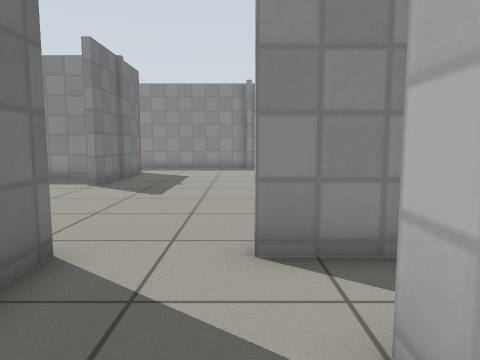
View 1 (above)

24 first-person views from a walk through a robot-simulator world made for Gazebo. The camera is 0.72 m above the floor, tilts 6° down and sees 70° across. The floor is counted in squares, 0.5 m on a side. Each view is taken from the middle of a square. On the plan, view 1 faces up. The plan holds only what a view shows up to about 15 squares ahead; the rest is blank. The place goes on beyond the plan. Simple patterns stand in for the simulator's built-in surfaces. Surface patterns are stand-ins for the level's own textures.

View 2
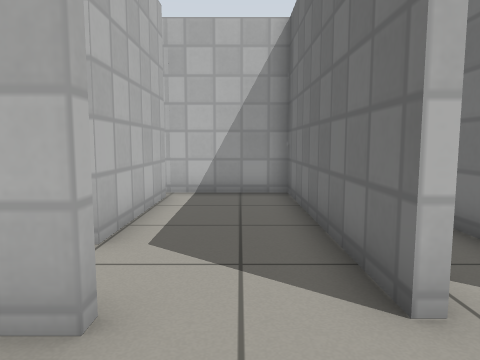

View 3
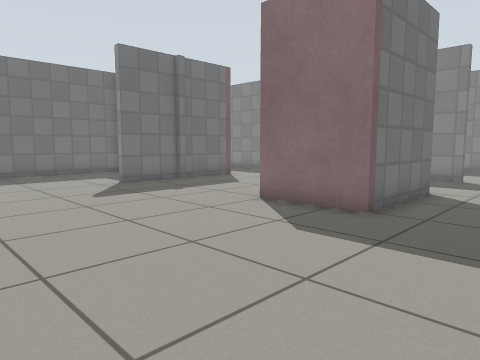

View 4
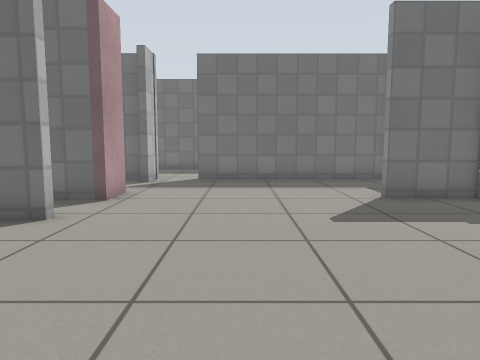

View 5
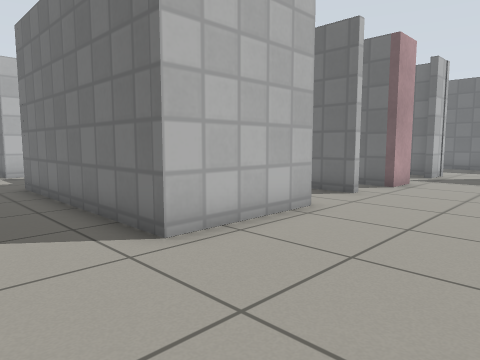

View 6
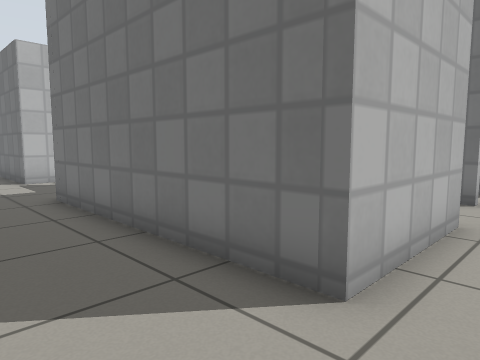

View 7
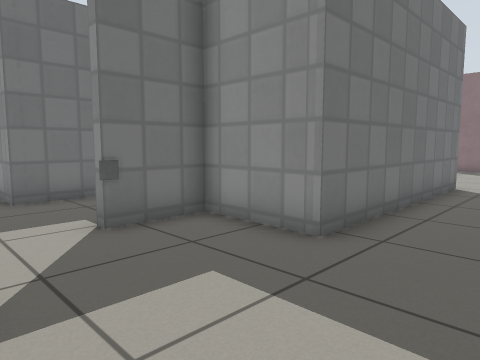

View 8
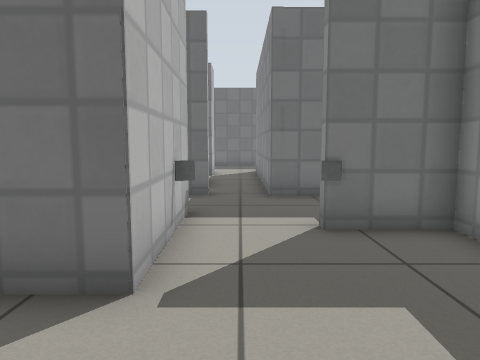

View 9
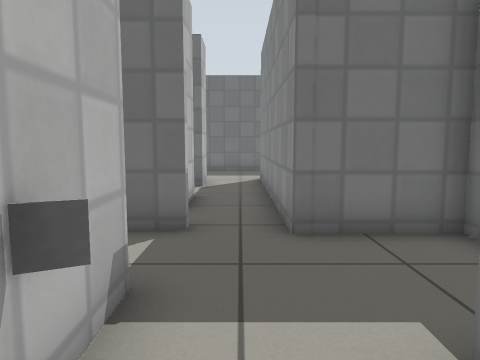

View 10
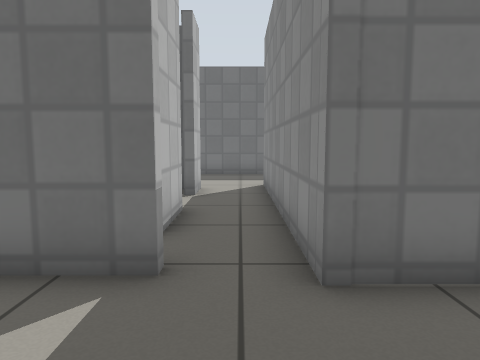

View 11
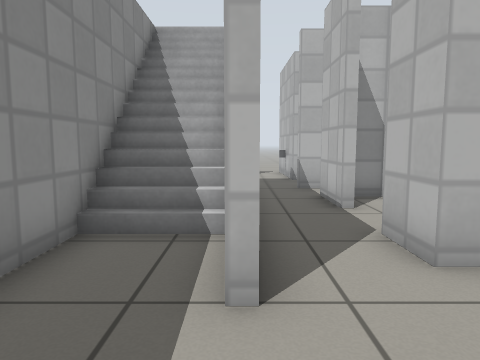

View 12
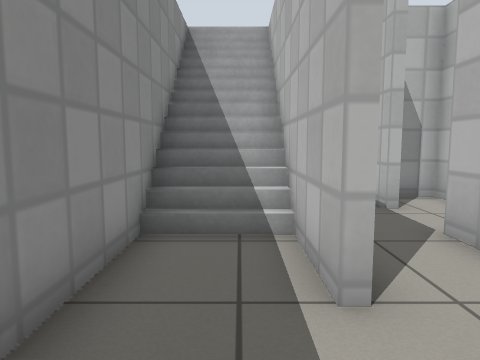

View 13
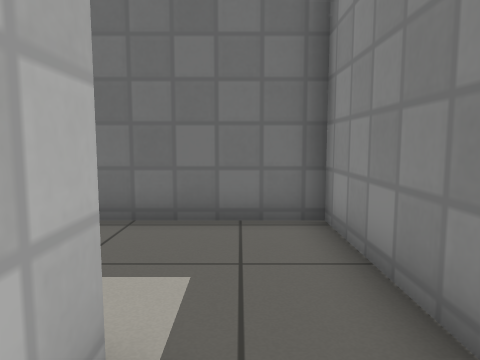

View 14
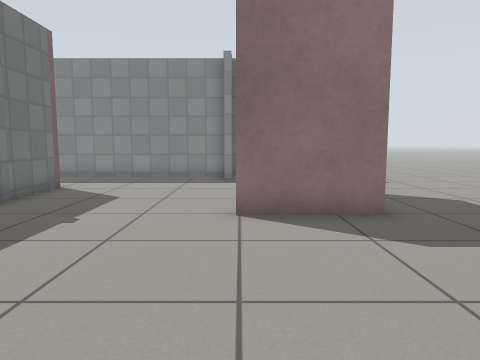

View 15
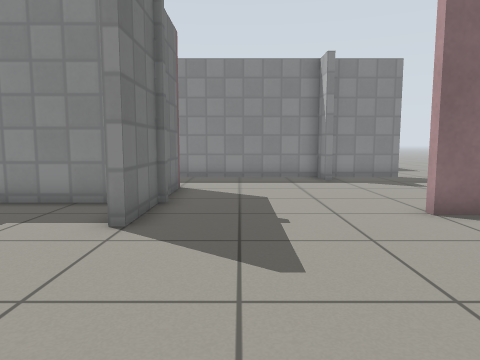

View 16
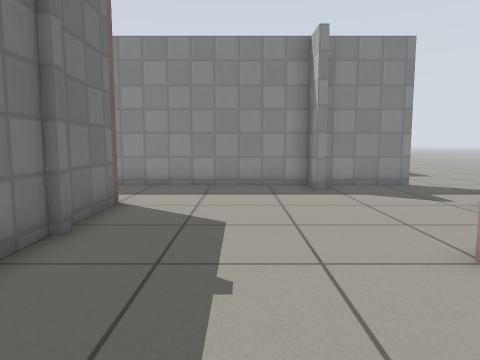

View 17
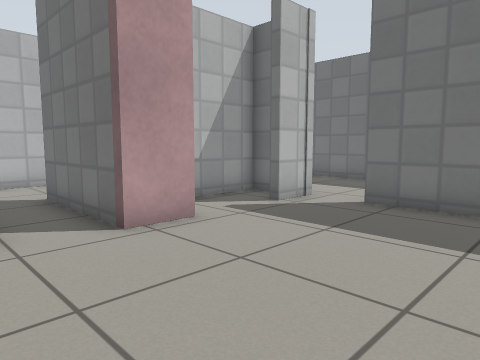

View 18
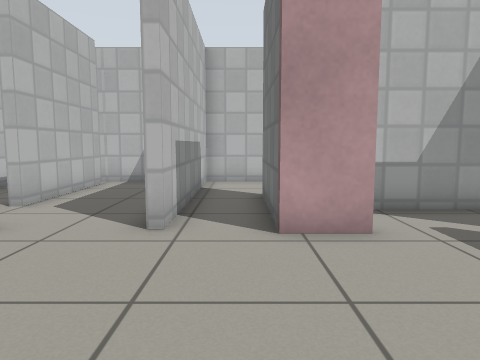

View 19
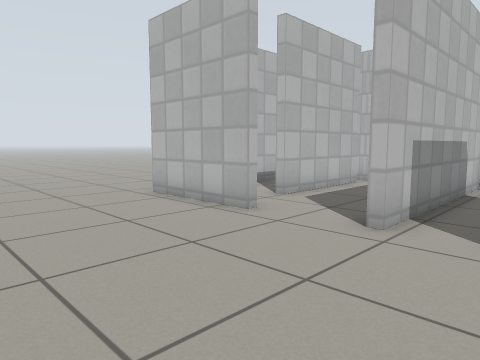

View 20
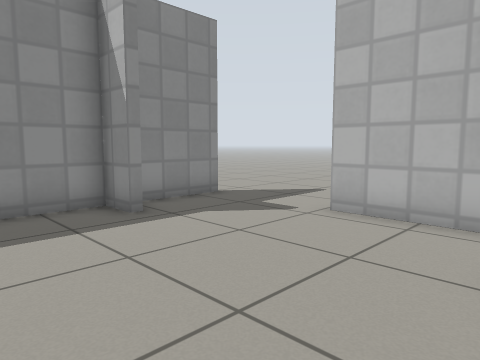

View 21
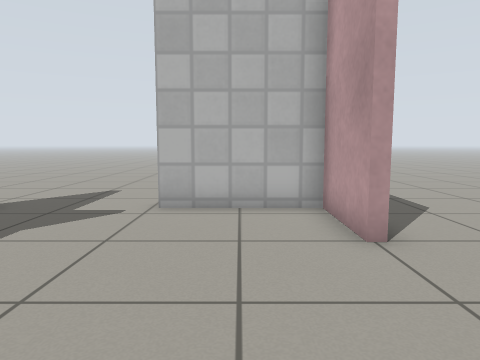

View 22
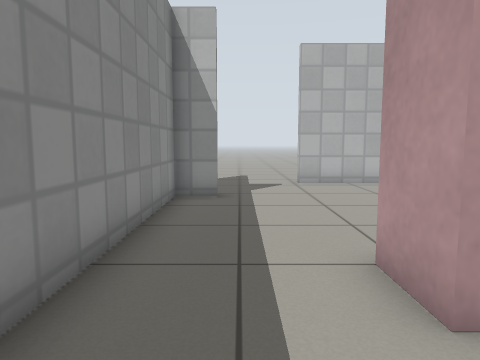

View 23
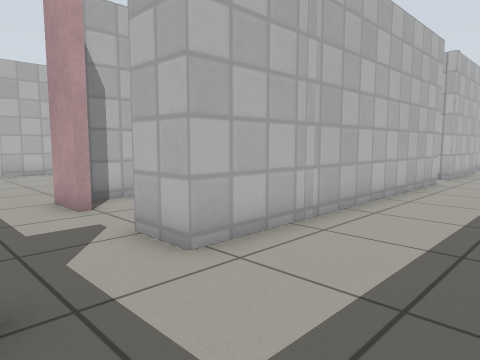

View 24
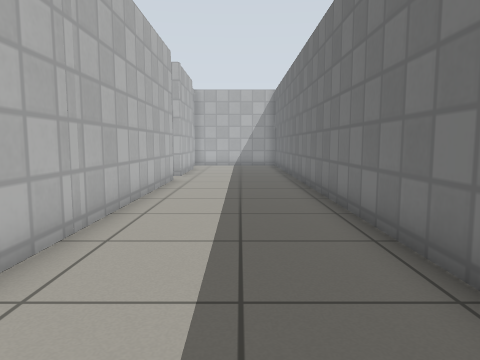

### Floor plan
Points are (right, up) in squares from view 1. A wall is a line through its corners. A room is listed if a view was taken in it or the views show most of it. See-through windows are left out.
Room 1 (view 1)
walls: (-2.4, 4.4) (-2.4, -3.1) (1.5, -3.1); (1, -2.4) (1, 2.3)
ways out: opening at (-0.5, 4) to room 2; opening at (1, 3); gap at (1, -2)
Room 2 (views 2, 4, 5, 14, 15, 16, 17, 18, 19, 20)
walls: (-5, 13.4) (-5, 11.9) (-5.4, 11.9); (0.1, 4.6) (4.2, 4.6); (3.6, 16.8) (3.8, 16.8) (3.8, 12.8) (1, 12.8) (1, 13.1); (-6.1, 14.3) (-8.9, 14.3); (-6.2, 4.6) (-4.6, 4.6); (-10, 13.9) (-10, 6.3); (-10, 2.6) (-6.9, 2.6)
ways out: opening at (-0.5, 4) to room 1; opening at (6, 5.7) to room 3; opening at (-2, 13) to room 5; opening at (4, 18.5) to room 5; opening at (-10, 6) to room 6; opening at (-4, 4)
Room 3 (views 3, 6, 7, 8, 9, 10, 12, 13)
walls: (-2.4, -3.5) (-2.4, -6.2) (-3.4, -6.2); (-0.4, -8.1) (3.8, -8) (3.9, -9.5); (-2.6, -7.9) (-2.6, -9.5); (-4.7, -3.4) (-15.3, -3.4) (-15.3, -5.6); (4.2, 4.6) (4.2, -3.4) (1.4, -3.4) (1.4, -4.6); (-11.1, -5.9) (-4.5, -5.9)
ways out: opening at (6, 5.7) to room 2; opening at (-13, -6) to room 4; opening at (-4, -7) to room 4
objects: marker (1, -8); marker (1, -6) to (1, -5)
Room 4 (view 11)
walls: (-10.1, -8.9) (-10.1, -8.3) (-8.5, -8.2); (-6.5, -8.2) (-4.4, -8.2); (-15.3, -5.6) (-15.3, -7.8); (-3.4, -6.2) (-11.1, -6.2) (-11.1, -5.9); (-2.9, -8.6) (-2.9, -7.9)
ways out: opening at (-13, -6) to room 3; opening at (-4, -7) to room 3
Room 5 (view 21)
walls: (0.7, 19.6) (0.4, 19.6) (0.4, 20.8) (-1.2, 20.8); (1, 13.1) (3.6, 13.1) (3.6, 16.8); (-3.7, 20.8) (-6.9, 20.8); (-5, 14.4) (-5, 13.4); (-6.6, 17.4) (-5, 17.4) (-5, 14.6); (3.9, 20.8) (0.7, 20.8)
ways out: opening at (-2, 13) to room 2; opening at (4, 18.5) to room 2; opening at (-5.5, 19)
Room 6 (views 22, 23, 24)
walls: (-10.3, 6.3) (-10.3, 17.4) (-8.7, 17.4); (-10.3, 2) (-10.3, 4.6) (-8.7, 4.6); (-15.3, 16.9) (-15.3, 1.6)
ways out: opening at (-10, 6) to room 2; opening at (-9.5, 18.5)

Positions as (right, up) in squares from view 1, and headings:
1: (0, 0), facing up
2: (-1, 7), facing down
3: (7, 6), facing up-left
4: (4, 8), facing left
5: (7, 9), facing down-left
6: (7, 6), facing down-left
7: (7, -8), facing up-left
8: (7, -7), facing left
9: (3, -7), facing left
10: (1, -7), facing left
11: (-14, -6), facing right
12: (-14, -5), facing right
13: (-9, -5), facing left
14: (1, 6), facing up
15: (-3, 6), facing up
16: (-2, 9), facing up
17: (-2, 10), facing down-left
18: (-4, 10), facing down
19: (-5, 10), facing down-right
20: (-3, 13), facing up-right
21: (-4, 15), facing right
22: (-9, 19), facing right
23: (-14, 20), facing down-right
24: (-13, 20), facing down
